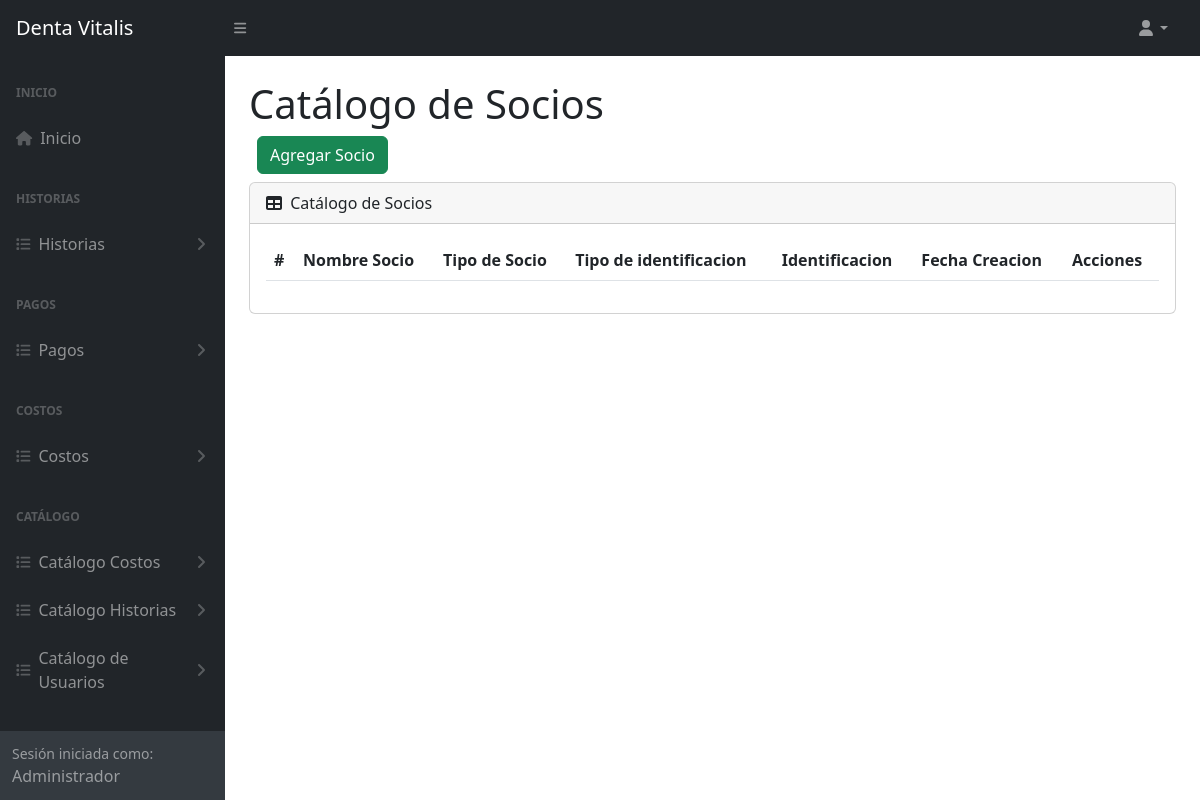
/socios (signed in), run on an earlier commit of the app's database.
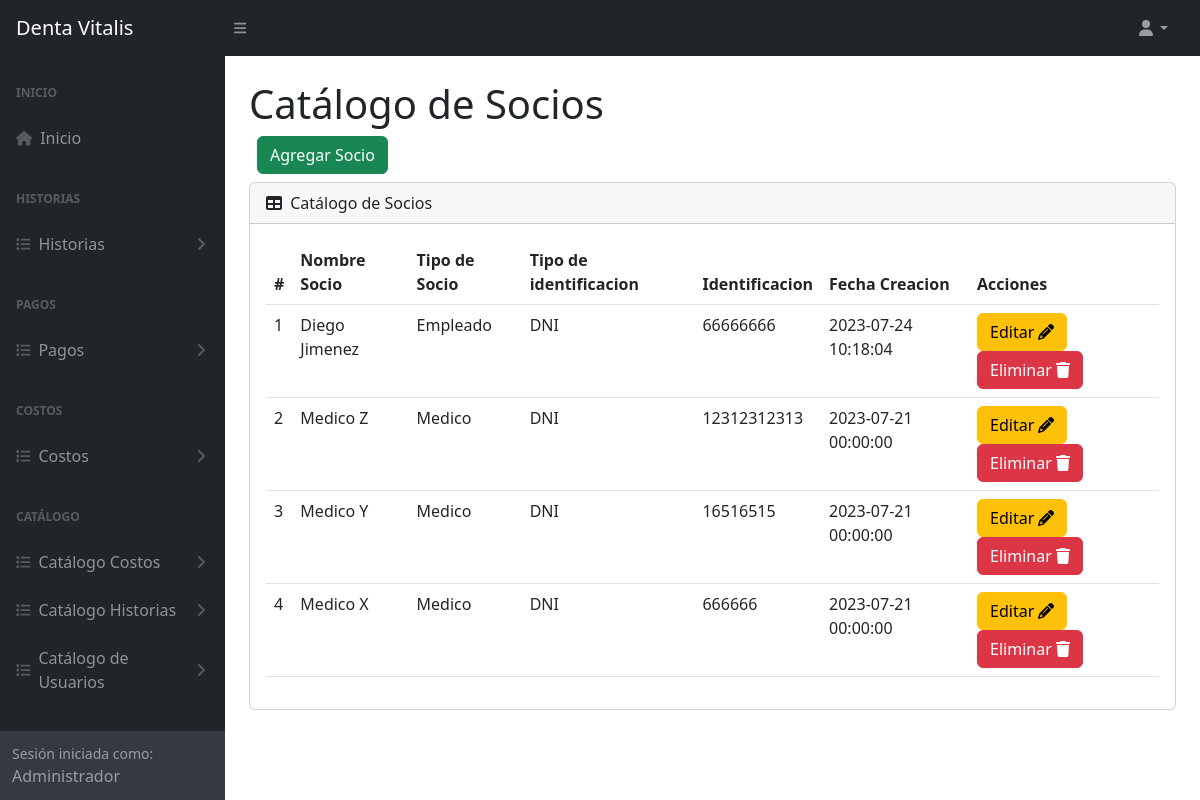
And on a later commit of the database.
### tables this page shows
CREATE TABLE `tba_socio`  (
  `IdSocio` int NOT NULL AUTO_INCREMENT,
  `NombreSocio` varchar(150) NOT NULL,
  `IdTipoIdentificacion` int NULL DEFAULT NULL,
  `IdTipoSocio` int NOT NULL,
  `Identificacion` varchar(15) NULL DEFAULT NULL,
  `FechaCreacion` datetime NOT NULL,
  `FechaActualizacion` datetime NOT NULL,
  PRIMARY KEY (`IdSocio`) USING BTREE,
  INDEX `tba_socio_fksocios`(`IdTipoIdentificacion`) USING BTREE,
  INDEX `tba_socio_fktiposocio`(`IdTipoSocio`) USING BTREE,
  CONSTRAINT `tba_socio_fksocios` FOREIGN KEY (`IdTipoIdentificacion`) REFERENCES `tba_tipoidentificacion` (`IdTipoIdentificacion`) ON DELETE RESTRICT ON UPDATE RESTRICT,
  CONSTRAINT `tba_socio_fktiposocio` FOREIGN KEY (`IdTipoSocio`) REFERENCES `tba_tiposocio` (`IdTipoSocio`) ON DELETE RESTRICT ON UPDATE RESTRICT
);

CREATE TABLE `tba_tiposocio`  (
  `IdTipoSocio` int NOT NULL AUTO_INCREMENT,
  `NombreTipoSocio` varchar(255) NULL DEFAULT NULL,
  PRIMARY KEY (`IdTipoSocio`) USING BTREE
);

CREATE TABLE `tba_tipoidentificacion`  (
  `IdTipoIdentificacion` int NOT NULL AUTO_INCREMENT,
  `NombreTipoIdentificacion` varchar(20) NOT NULL,
  PRIMARY KEY (`IdTipoIdentificacion`) USING BTREE
);

### controller/plantilla.controller.php (called while the page is built)
<?php
class ControllerPlantilla
{
  static public function ctrPlantilla()
  {
    include "view/plantilla.php";
  }
}

### index.php (called while the page is built, shortened)
<?php
require_once "controller/plantilla.controller.php";
require_once "controller/socios.controller.php";
require_once "controller/pagos.controller.php";
require_once "model/socios.model.php";
$plantilla = new ControllerPlantilla();
$plantilla -> ctrPlantilla();

### controller/socios.controller.php (called while the page is built, shortened)
<?php
class ControllerSocios
{
  public static function ctrMostrarSocios()
  {
    $tabla = "tba_socio";
    $listaSocios = ModelSocios::mdlMostrarSocios($tabla);
    return $listaSocios;
  }
}

### model/conexion.php (called while the page is built)
<?php
class Conexion
{
  static public function conn()
  {
    $link = new PDO("mysql:host=localhost;dbname=db_dentavitalis","root","");
		$link->exec("set names utf8");
		return $link;
  }
}

### model/socios.model.php (called while the page is built, shortened)
<?php
require_once "conexion.php";
class ModelSocios
{
  public static function mdlMostrarSocios($tabla)
  {
    $statement = Conexion::conn()->prepare("SELECT tba_socio.IdSocio, tba_socio.NombreSocio, tba_socio.IdTipoIdentificacion, tba_socio.IdTipoSocio, tba_socio.Identificacion, tba_socio.FechaCreacion, tba_tipoidentificacion.NombreTipoIdentificacion, tba_tiposocio.NombreTipoSocio FROM $tabla INNER JOIN tba_tipoidentificacion ON tba_socio.IdTipoIdentificacion = tba_tipoidentificacion.IdTipoIdentificacion INNER JOIN tba_tiposocio ON tba_socio.IdTipoSocio = tba_tiposocio.IdTipoSocio ORDER BY IdSocio DESC");
    $statement -> execute();
    return $statement -> fetchAll();
  }
}

### view/modules/socios.php (the view, shortened to what this page needs)
</div>
        </div>
        <div class="sb-sidenav-footer">
          <div class="small">Sesión iniciada como:</div>
          <?php echo $_SESSION["nombreUsuario"] ?>
        </div>
      </nav>
    </div>
    <div id="layoutSidenav_content">
      <main class="bg">
        <div class="container-fluid px-4">
          <h1 class="mt-4">Catálogo de Socios</h1>
          <div class="d-flex m-2">
            <button type="button" class="btn btn-success" data-bs-toggle="modal" data-bs-target="#modalAgregarSocio">
              Agregar Socio
            </button>
          </div>
          <div class="card mb-4">
            <div class="card-header">
              <i class="fas fa-table me-1"></i>
              Catálogo de Socios
            </div>
            <div class="card-body">
              <table id="datatablesSimple" class="data-table-Socio table">
                <thead>
                  <tr>
                    <th>#</th>
                    <th>Nombre Socio</th>
                    <th>Tipo de Socio</th>
                    <th>Tipo de identificacion</th>
                    <th>Identificacion</th>
                    <th>Fecha Creacion</th>
                    <th>Acciones</th>
                  </tr>
                </thead>
                <tbody>
                  <?php
                  $listaSocios = ControllerSocios::ctrMostrarSocios();
                  foreach ($listaSocios as $key => $value)
                  {
                    echo
                    '<tr>
                      <td>'.($key + 1).'</td>
                      <td>'.$value["NombreSocio"].'</td>
                      <td>'.$value["NombreTipoSocio"].'</td>
                      <td>'.$value["NombreTipoIdentificacion"].'</td>
                      <td>'.$value["Identificacion"].'</td>
                      <td>'.$value["FechaCreacion"].'</td>
                      <td>
                        <button class="btn btn-warning btnEditarSocio" codSocio="'.$value["IdSocio"].'" data-bs-toggle="modal" data-bs-target="#modelEditarSocio">Editar <i class="fa-solid fa-pencil"></i></button>
                        <button class="btn btn-danger btnEliminarSocio" codSocio="'.$value["IdSocio"].'">Eliminar <i class="fa-solid fa-trash"></i></button>
                      </td>
                    </tr>';
                  }
                  ?>
                </tbody>
              </table>
            </div>
          </div>
        </div>
      </main>
    </div>
  </div>

What changed in the data, as far as the page shows it:
added tba_socio: NombreSocio "Diego Jimenez", IdTipoSocio.NombreTipoSocio "Empleado", IdTipoIdentificacion.NombreTipoIdentificacion "DNI", Identificacion "66666666", FechaCreacion "2023-07-24 10:18:04"
added tba_socio: NombreSocio "Medico Z", IdTipoSocio.NombreTipoSocio "Medico", IdTipoIdentificacion.NombreTipoIdentificacion "DNI", Identificacion "12312312313", FechaCreacion "2023-07-21 00:00:00"
added tba_socio: NombreSocio "Medico Y", IdTipoSocio.NombreTipoSocio "Medico", IdTipoIdentificacion.NombreTipoIdentificacion "DNI", Identificacion "16516515", FechaCreacion "2023-07-21 00:00:00"
added tba_socio: NombreSocio "Medico X", IdTipoSocio.NombreTipoSocio "Medico", IdTipoIdentificacion.NombreTipoIdentificacion "DNI", Identificacion "666666", FechaCreacion "2023-07-21 00:00:00"
